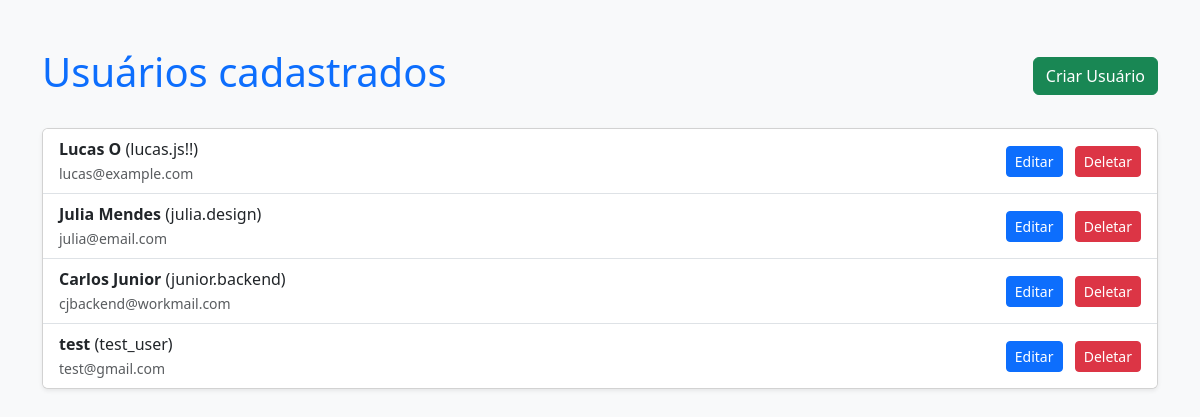
The app's page /pages/users/ with its own data.
### api_rest/models.py (models this page shows, shortened)
class User(models.Model):
    id = models.AutoField(primary_key=True)
    user_nickname = models.CharField(max_length=100, default='')
    user_name = models.CharField(max_length=150, default='')
    user_email = models.EmailField(default='')
    user_age = models.IntegerField(default='')

### api_rest/views_html.py (the view)
def user_list_view(request):
    users = User.objects.all()
    return render(request, 'api_rest/users/user_list.html', {'users': users})

### api_rest/templates/api_rest/users/user_list.html (shortened to what this page needs)
<!DOCTYPE html>
<html lang="pt-br">
<head>
    <link href="https://cdn.jsdelivr.net/npm/bootstrap@5.3.2/dist/css/bootstrap.min.css" rel="stylesheet">
</head>
<body class="bg-light">
    <div class="container mt-5">
        <div class="d-flex justify-content-between align-items-center mb-4">
            <h1 class="text-primary">Usuários cadastrados</h1>
            <a href="{% url 'user_create_view' %}" class="btn btn-success">Criar Usuário</a>
        </div>
        <div class="card shadow-sm">
            <ul class="list-group list-group-flush">
                {% for user in users %}
                <li class="list-group-item d-flex justify-content-between align-items-center">
                    <div>
                        <strong>{{ user.user_name }}</strong> ({{ user.user_nickname }})<br>
                        <small class="text-muted">{{ user.user_email }}</small>
                    </div>
                    <div>
                        <a href="{% url 'user_edit_view' user.user_nickname %}" class="btn btn-sm btn-primary me-2">Editar</a>
                        <a href="{% url 'user_delete_view' user.user_nickname %}" class="btn btn-sm btn-danger">Deletar</a>
                    </div>
                </li>
                {% empty %}
                <li class="list-group-item text-center">Nenhum usuário cadastrado.</li>
                {% endfor %}
            </ul>
        </div>
    </div>
</body>
</html>

### records on screen
User: user_name "Lucas O", user_nickname "lucas.js!!", user_email "lucas@example.com"
User: user_name "Julia Mendes", user_nickname "julia.design", user_email "julia@email.com"
User: user_name "Carlos Junior", user_nickname "junior.backend", user_email "cjbackend@workmail.com"
User: user_name "test", user_nickname "test_user", user_email "test@gmail.com"
